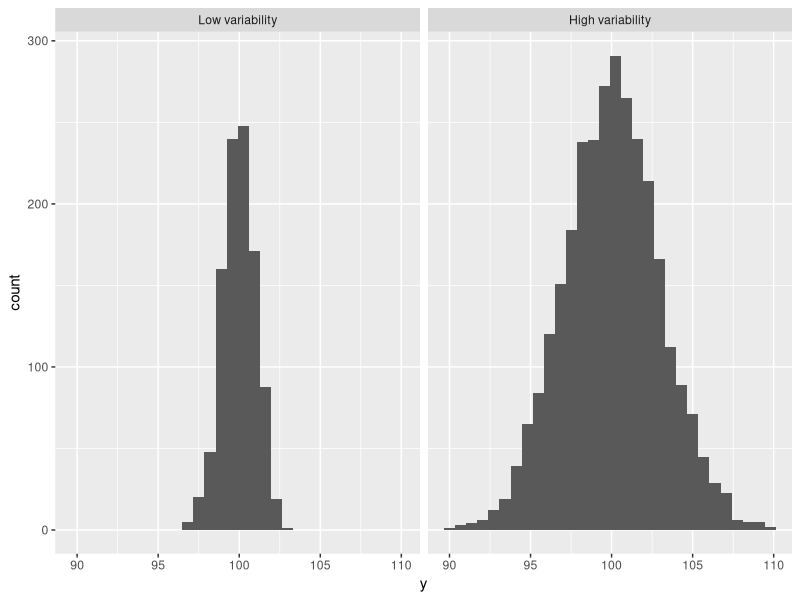

The R source for this figure:
## ---- chunk 1
knitr::opts_chunk$set(echo = TRUE, collapse=TRUE, cache=TRUE)
library(tidyverse)
## ---- chunk 2
set.seed(1234)
df <- expand.grid(v=c(1,3,3,3), i=1:1000) %>% 
  as.data.frame %>%
  mutate(y = rnorm(length(.$i), 100, v)) %>% 
  mutate(samp = factor(v, labels=c("Low variability", "High variability")))
## ---- chunk 3
df %>% 
  ggplot(aes(y)) + 
  geom_histogram() + 
  facet_grid(~samp) +
  scale_color_discrete("")
